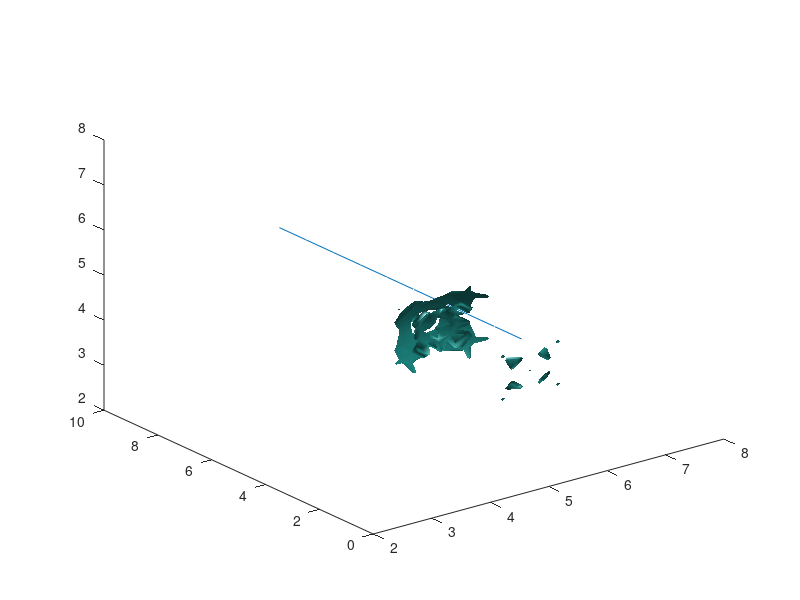

Here is the MATLAB script that generated this plot: (Note: this script raises an error after producing the figure.)
%plots pressure, photon path, etc.


set(0,'DefaultFigureRenderer','OpenGL');

% number of photons to plot.
num_photons = 10;

% open the file that contains the photon coordinates.
fid = fopen('../Default/photon-paths.txt');

% open the pressure file that k-wave genrated.
pressure = dlmread('pressure-at-25us.txt');

% reshape into a 64x64x64 matrix.
% NOTE: this assumes using default dimensions from the simulation.
pressure = reshape(pressure, 64, 64, 64);





figure;
view(45,30); 

%colormap(color_map); 
caxis([0 1]); 
axis([0 10 0 10 0 10]);
%grid on;  

% plot orientation line
a = 5*ones(1,10);
b = 1:1:10;
c = a;
plot3(a,b,c);
hold on;


% plot the pressure
[x,y,z] = meshgrid(0:10/64:10-10/64);
isosurface(x,y,z,pressure);

% plot the photon paths
hold all;   % hold all cycles through colors for plotting.  Allows to distinguish
            % between each separate photon path.
for i=1:num_photons
     tline = fgetl(fid);
     tline = str2num(tline);
     a = reshape(tline, 3, size(tline,2)/3);
     plot3(a(3,:), a(2,:), a(1,:));
end

 fclose(fid);

% add the axes labels
xlabel('x [cm]');
ylabel('z [cm]');
zlabel('y [cm]');

set(gcf,'Color',[.5,.5,.5],'Renderer','zbuffer')
set(gca,'Color','black','XColor','white', ...
	'YColor','white','ZColor','white');
box on;
camlight; lighting phong;